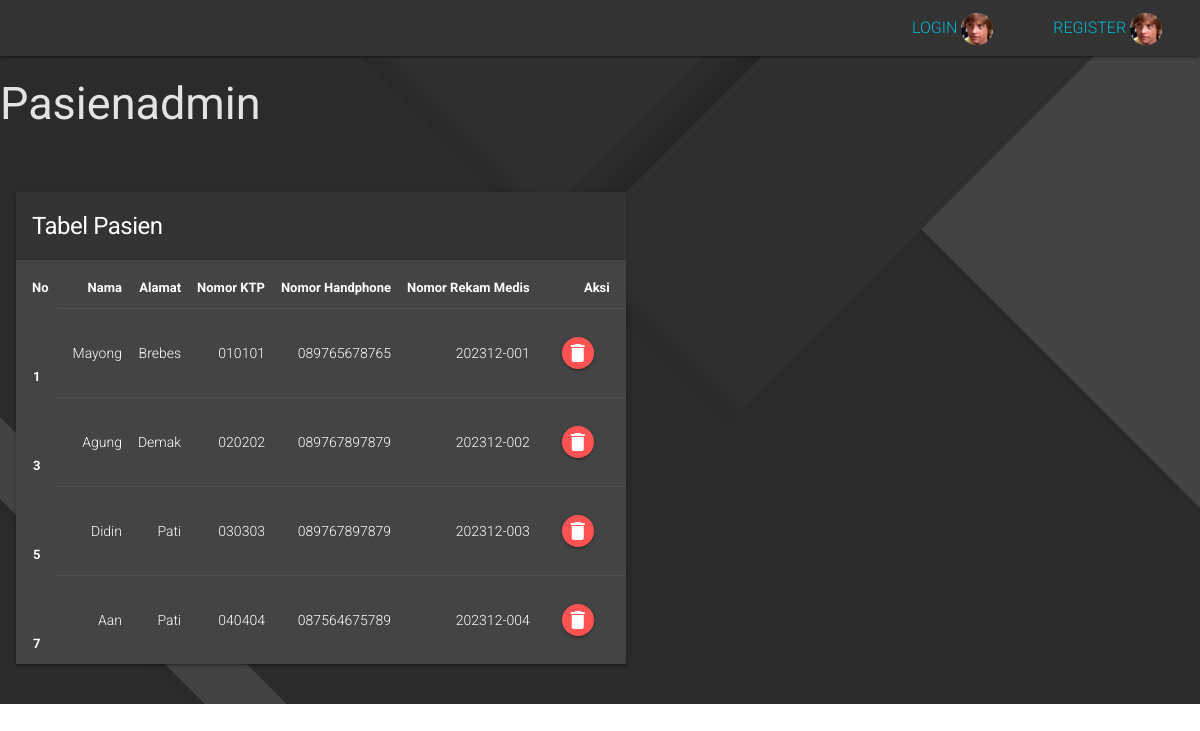
The page /dashboard.php?page=pasienadmin on the database as committed earlier.
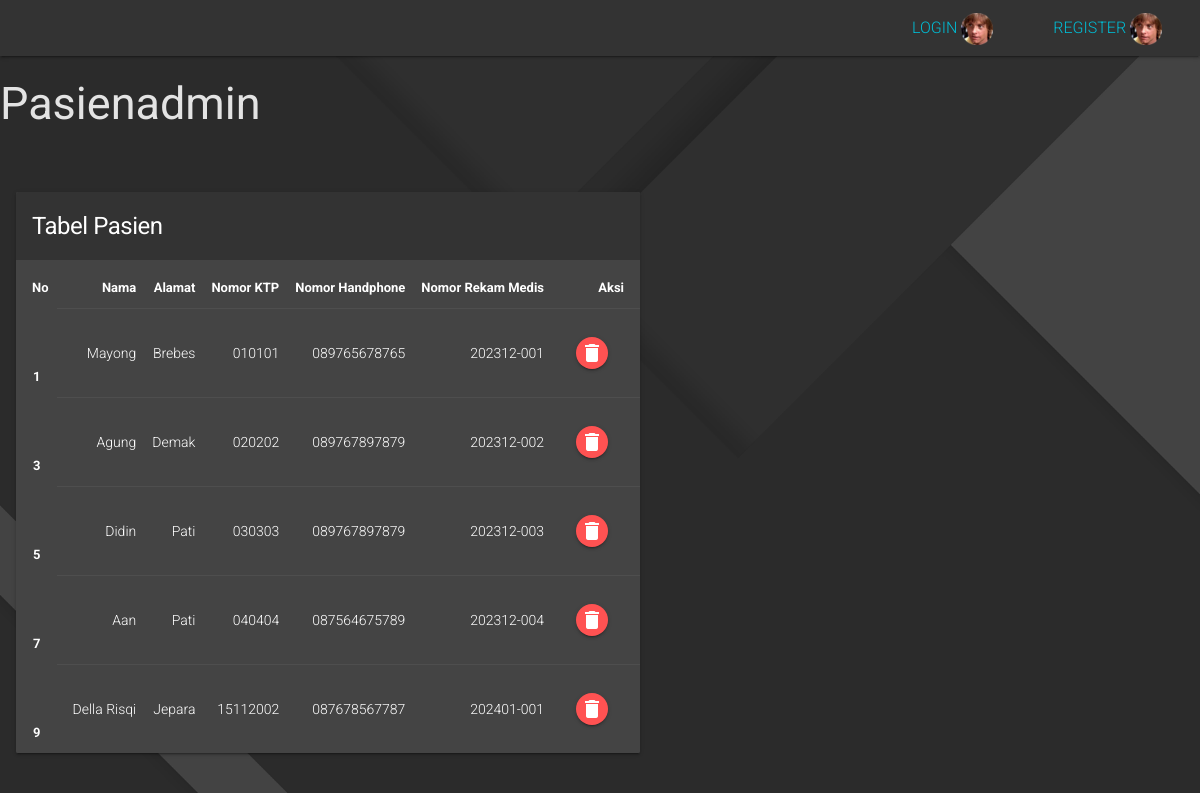
The same page on the database as committed later.
### tables this page shows
CREATE TABLE `pasien` (
  `id` int(11) UNSIGNED NOT NULL,
  `nama` varchar(255) NOT NULL,
  `alamat` varchar(255) NOT NULL,
  `no_ktp` varchar(255) NOT NULL,
  `no_hp` varchar(255) NOT NULL,
  `no_rm` varchar(255) NOT NULL
);

### pasienadmin.php (the view, shortened to what this page needs)
<div class="mdl-grid ui-tables">
    <div class="mdl-cell mdl-cell--12-col-desktop mdl-cell--12-col-tablet mdl-cell--4-col-phone">
        <div class="mdl-card mdl-shadow--2dp">
            <div class="mdl-card__title">
                <h1 class="mdl-card__title-text">Tabel Pasien</h1>
            </div>
            <div class="mdl-card__supporting-text no-padding">
                <table class="mdl-data-table mdl-js-data-table">
                    <thead>
                        <tr>
                            <th scope="col">No</th>
                            <th scope="col">Nama</th>
                            <th scope="col">Alamat</th>
                            <th scope="col">Nomor KTP</th>
                            <th scope="col">Nomor Handphone</th>
                            <th scope="col">Nomor Rekam Medis</th>
                            <th scope="col">Aksi</th>
                        </tr>
                    </thead>
                    <tbody>
                        <?php
                            $result = mysqli_query($mysqli, "SELECT * FROM pasien");
                            $no = 1;
                            while ($data = mysqli_fetch_array($result)) {
                        ?>
                        <tr>
                            <th scope="row"><?php echo $no++ ?></th>
                            <td><?php echo $data['nama'] ?></td>
                            <td><?php echo $data['alamat'] ?></td>
                            <td><?php echo $data['no_ktp'] ?></td>
                            <td><?php echo $data['no_hp'] ?></td>
                            <td><?php echo $data['no_rm'] ?></td>
                            <td>
                                    <li class="mdl-list__item">
                                        <a href="dashboard.php?page=pasienadmin&id=<?php echo $data['id'] ?>&aksi=hapus">
                                            <button class="mdl-button mdl-js-button mdl-button--icon mdl-button--raised mdl-js-ripple-effect button--colored-red">
                                                <i class="material-icons">delete</i>
                                            </button>
                                        </a>
                                    </li>
                            </td>
                        </tr>
                        <?php
                        $no++;
                        }
                        ?>
                    </tbody>
                </table>
            </div>
        </div>
    </div>
</div>

Rows that differ between the two databases and show on the page:
added pasien: nama "Della Risqi", alamat "Jepara", no_ktp "15112002", no_hp "087678567787", no_rm "202401-001"
